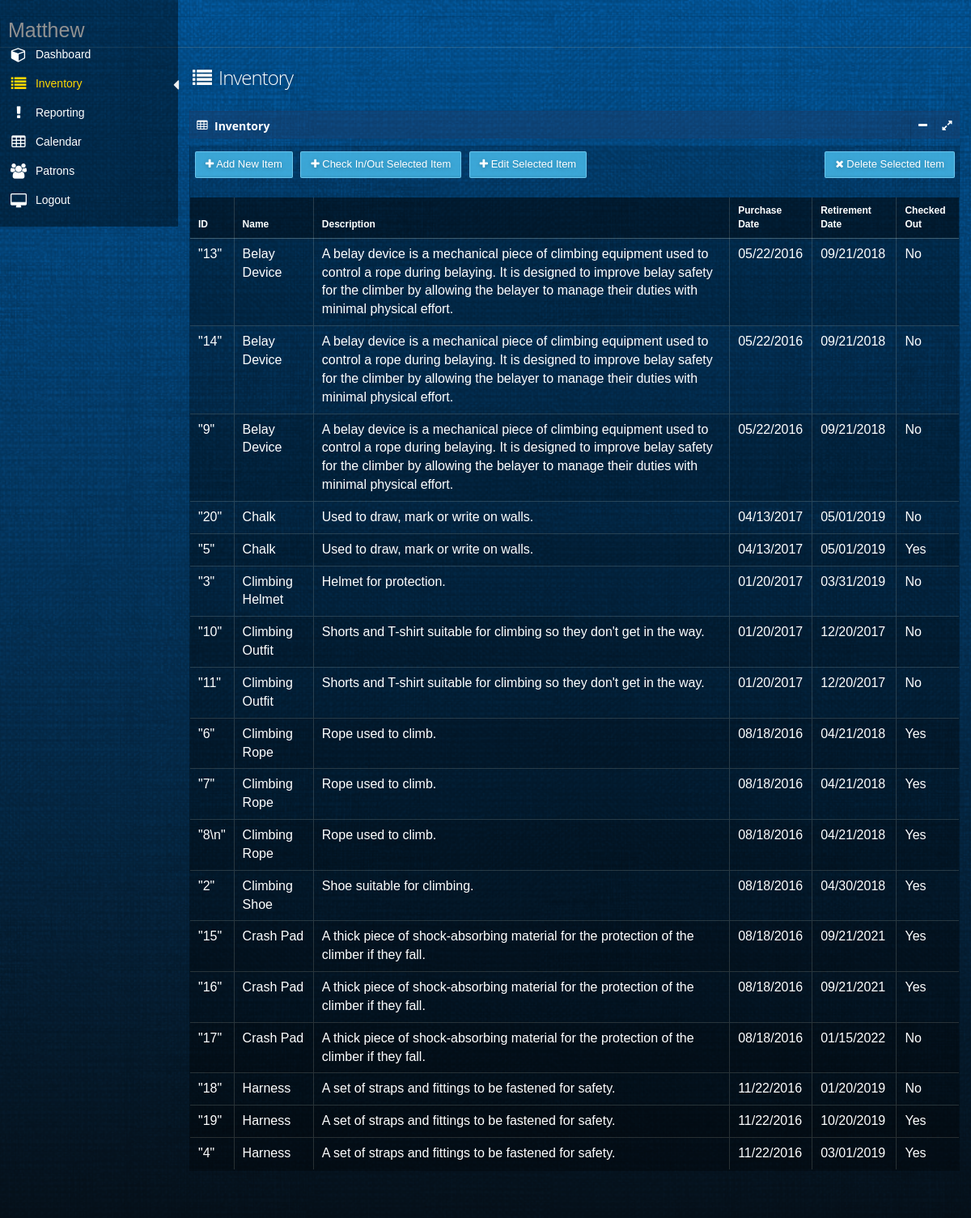
Before: /inventory (signed in) with the older database file.
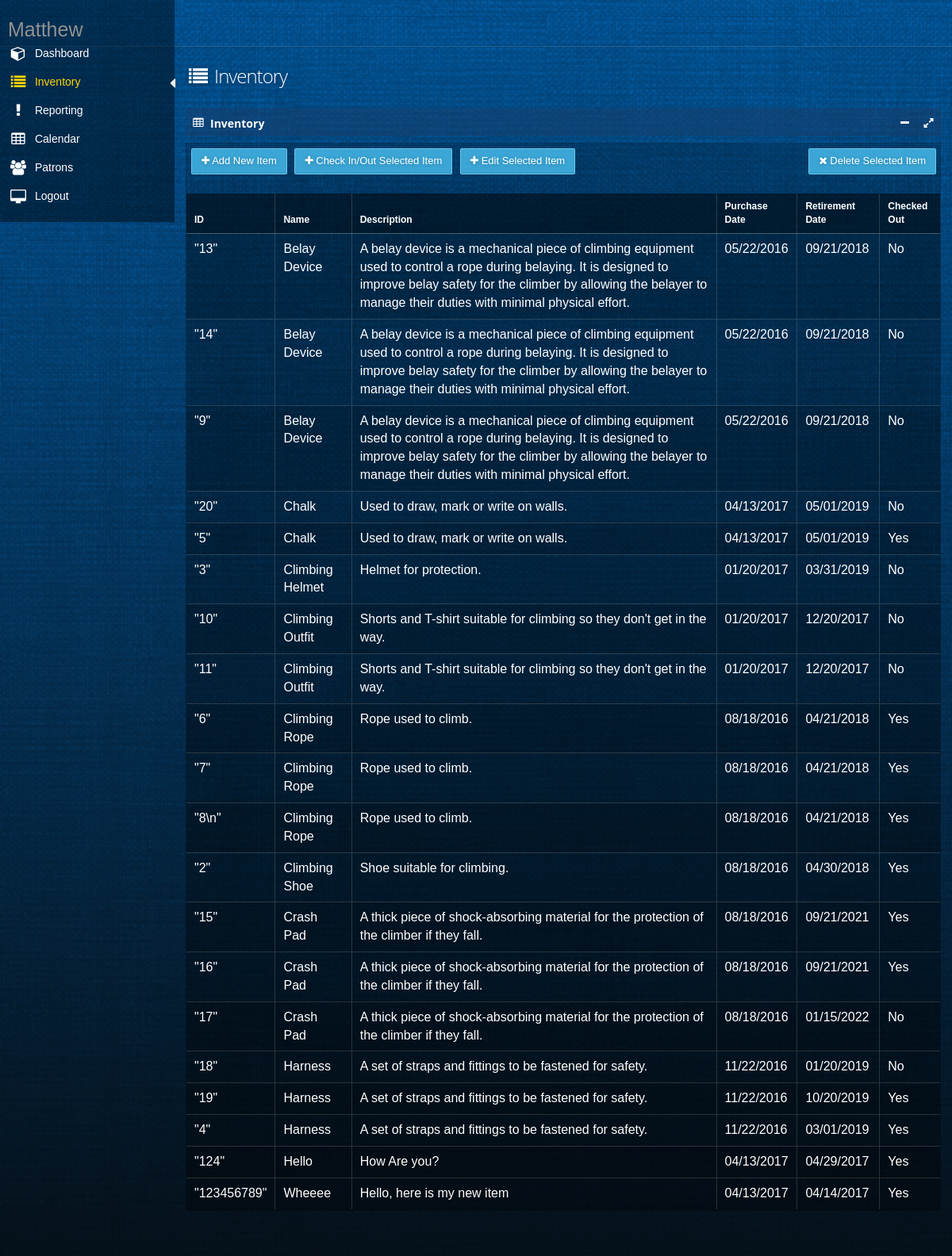
After: the same page with the newer database file.
### tables this page shows
CREATE TABLE "Inventory" (
	`Id`	TEXT NOT NULL UNIQUE,
	`Name`	TEXT NOT NULL,
	`Description`	TEXT,
	`PurchaseDate`	TEXT,
	`RetirementDate`	TEXT,
	`IsCheckOut`	REAL NOT NULL
);

### app.py (the view)
@app.route('/inventory')
def inventory():
    return inventoryModule.inventory()

### databaseFunctions.py (called while the page is built)
def getAllInventoryIds():
    with engine.connect() as connection:
        sqlText = text("SELECT Id FROM Inventory ORDER by Name, Id")
        result = engine.execute(sqlText)
        ids = []
        for row in result:
            ids.append(row[0])
        if not ids:
            return None
        else:
            return ids

def getAllInventoryNames():
    with engine.connect() as connection:
        sqlText = text("SELECT Name FROM Inventory ORDER by Name, Id")
        result = engine.execute(sqlText)
        names = []
        for row in result:
            names.append(row[0])
        if not names:
            return None
        else:
            return names

def getAllInventoryDescriptions():
    with engine.connect() as connection:
        sqlText = text("SELECT Description FROM Inventory ORDER by Name, Id")
        result = engine.execute(sqlText)
        descriptions = []
        for row in result:
            descriptions.append(row[0])
        if not descriptions:
            return None
        else:
            return descriptions

def getAllInventoryPurchaseDates():
    with engine.connect() as connection:
        sqlText = text("SELECT PurchaseDate FROM Inventory ORDER by Name, Id")
        result = engine.execute(sqlText)
        purchaseDates = []
        for row in result:
            purchaseDates.append(row[0])
        if not purchaseDates:
            return None
        else:
            return purchaseDates

def getAllInventoryRetirementDates():
    with engine.connect() as connection:
        sqlText = text("SELECT RetirementDate FROM Inventory ORDER by Name, Id")
        result = engine.execute(sqlText)
        retirementDates = []
        for row in result:
            retirementDates.append(row[0])
        if not retirementDates:
            return None
        else:
            return retirementDates

def getAllInventoryCheckOutStatuses():
    with engine.connect() as connection:
        sqlText = text("SELECT IsCheckOut FROM Inventory ORDER by Name, Id")
        result = engine.execute(sqlText)
        checkOutStatuses = []
        for row in result:
            checkOutStatuses.append(row[0])
        if not checkOutStatuses:
            return None
        else:
            return checkOutStatuses

### templates/inventory.html (shortened to what this page needs)
﻿{% extends "layout.html" %}
{% block body %}
<div id="main" role="main">
    <div id="content">
        <div class="row">
            <div class="col-xs-12 col-sm-7 col-md-7 col-lg-4">
                <h1 class="page-title txt-color-blueDark">
                    <i class="fa-fw fa fa-list"></i>
                    Inventory
                </h1>
            </div>
        </div>
        <section id="widget-grid" class="">
            <div class="row">
                <article class="col-xs-12 col-sm-12 col-md-12 col-lg-12">
                    <div class="jarviswidget jarviswidget-color-blueDark" id="wid-id-1" data-widget-editbutton="false" data-widget-colorbutton="false" data-widget-deletebutton="false">
                        <header style="padding-top:10px">
                            <span class="widget-icon"> <i class="fa fa-table"></i> </span>
                            <h2 style="line-height:15px"><strong>Inventory</strong></h2>
                        </header>
                        <div>
                            <div class="widget-body no-padding">
                                <div style="padding-bottom:10px; padding-right: 5px; padding-top: 7px;">
                                    <button class="btn btn-primary" style="margin-left:6px;" data-toggle="modal" data-target="#myModal">
                                        <i class="fa fa-plus"></i> <span class="hidden-mobile">Add New Item</span>
                                    </button>
                                    <button class="btn btn-primary" id="checkOutInventoryItem" style="margin-left:6px;">
                                        <i class="fa fa-plus"></i> <span class="hidden-mobile">Check In/Out Selected Item</span>
                                    </button>
                                    <button class="btn btn-primary" id="editInventoryItem" style="margin-left:6px;" data-target="#editModal">
                                        <i class="fa fa-plus"></i> <span class="hidden-mobile">Edit Selected Item</span>
                                    </button>
                                    <button class="btn btn-primary" style="margin-left:6px; float:right" id="deleteButton">
                                        <i class="fa fa-times"></i> <span class="hidden-mobile">Delete Selected Item</span>
                                    </button>
                                    <p id="messageBag" style="color: #ffd100; font-weight: bold; font-size: 16px; padding-top: 5px;"></p>
                                </div>
                                <table id="datatable" class="table table-striped table-bordered table-hover">
                                    <thead>
                                        <tr>
                                            <th data-hide="phone">ID</th>
                                            <th data-class="expand">Name</th>
                                            <th data-hide="phone">Description</th>
                                            <th data-hide="phone,tablet">Purchase Date</th>
                                            <th data-hide="phone,tablet">Retirement Date</th>
                                            <th data-hide="phone,tablet">Checked Out</th>
                                        </tr>
                                    </thead>
                                    <tbody>
                                        {% for row in inventoryTable %}
                                        <tr id="tr">
                                            <td>{{ row['id']|tojson|safe }}</td>
                                            <td>{{ row['name'] }}</td>
                                            <td>{{ row['description'] }}</td>
                                            <td>{{ row['purchaseDate'] }}</td>
                                            <td>{{ row['retirementDate'] }}</td>
                                            {% if row['checkOutStatus'] == 'False' %}
                                            <td>No</td>
                                            {% else %}
                                            <td>Yes</td>
                                            {% endif %}
                                        </tr>
                                        {% endfor %}
                                    </tbody>
                                </table>
                            </div>
                        </div>
                    </div>
                </article>
            </div>
        </section>
    </div>
</div>
    {% endblock %}

### templates/layout.html (shortened to what this page needs)
﻿<!DOCTYPE html>
<link rel="stylesheet" type="text/css" href="static/css/bootstrap.min.css">
<link rel="stylesheet" type="text/css" href="static/css/font-awesome.min.css">
<link rel="stylesheet" type="text/css" href="static/css/smartadmin-production-plugins.min.css">
<link rel="stylesheet" type="text/css" href="static/css/smartadmin-production.min.css">
<link rel="stylesheet" type="text/css" href="static/css/smartadmin-skins.min.css">
<link rel="stylesheet" type="text/css" href="static/css/smartadmin-rtl.min.css">
<link rel="stylesheet" type="text/css" href="static/css/styles.css">
<link rel="stylesheet" type="text/css" href="static/css/signature-pad.css">
<link rel="stylesheet" type="text/css" href="static/css/jquery-confirm.css">
<html lang="en-us">
<head>
</head>
<body class="smart-style-5">
    {% if session['isLoggedIn'] %}
    <div class="login-info" style="font-size:25px">
        <span>
            <span>
                {{ session['currentUserFirstName'] }} <br />
            </span>
        </span>
    </div>
        {% if session['currentUserAccountType'] == 'Employee' %}
        <aside id="left-panel" style="height:280px; min-height:0px;">
            {% endif %}
            <nav>
                <ul id="navbarList">
                    <li>
                        <a href="index"><i class="fa fa-lg fa-fw fa-cube"></i> <span class="menu-item-parent">Dashboard</span></a>
                    </li>
                    <li>
                        <a href="inventory"><i class="fa fa-lg fa-fw fa-list"></i> <span class="menu-item-parent">Inventory</span></a>
                    </li>
                    <li>
                        <a href="reporting"><i class="fa fa-lg fa-fw fa-exclamation"></i> <span class="menu-item-parent">Reporting</span></a>
                    </li>
                    <li>
                        <a href="calendar"><i class="fa fa-lg fa-fw fa-table"></i> <span class="menu-item-parent">Calendar</span></a>
                    </li>
                    <li>
                        <a href="patrons"><i class="fa fa-lg fa-fw fa-users"></i> <span class="menu-item-parent">Patrons</span></a>
                    </li>
                    <li>
                        <a href="#" id="logoutItem"><i class="fa fa-lg fa-fw fa-desktop"></i> <span class="menu-item-parent">Logout</span></a>
                    </li>
                </ul>
            </nav>
        </aside>
        {% endif %}
        {% block body %}{% endblock %}
</body>
</html>

### static/css/styles.css (style rules this page uses)
body { width:100%; height:100% }

### static/css/signature-pad.css (style rules this page uses)
body { font-family: Helvetica, Sans-Serif; -moz-user-select: none; -webkit-user-select: none; -ms-user-select: none; }

Changed rows visible on the page:
added Inventory: id|tojson "\"124\"", name "Hello", description "How Are you?", purchaseDate "04/13/2017", retirementDate "04/29/2017"
added Inventory: id|tojson "\"123456789\"", name "Wheeee", description "Hello, here is my new item", purchaseDate "04/13/2017", retirementDate "04/14/2017"
Other visible differences:
new list line: "Yes"
